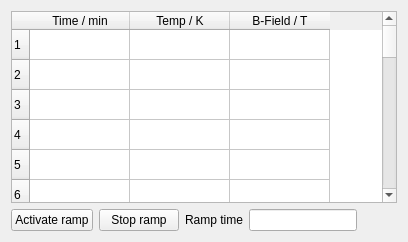
      <widget class="QWidget" name="temp_ramp_tab">
       <attribute name="title">
        <string>Ramps</string>
       </attribute>
       <layout class="QVBoxLayout" name="verticalLayout_5">
        <item>
         <layout class="QVBoxLayout" name="verticalLayout_4">
          <item>
           <widget class="QTableWidget" name="ramp_table">
            <property name="rowCount">
             <number>26</number>
            </property>
            <property name="columnCount">
             <number>3</number>
            </property>
            <row/>
            <row/>
            <row/>
            <row/>
            <row/>
            <row/>
            <row/>
            <row/>
            <row/>
            <row/>
            <row/>
            <row/>
            <row/>
            <row/>
            <row/>
            <row/>
            <row/>
            <row/>
            <row/>
            <row/>
            <row/>
            <row/>
            <row/>
            <row/>
            <row/>
            <row/>
            <column>
             <property name="text">
              <string>Time / min</string>
             </property>
            </column>
            <column>
             <property name="text">
              <string>Temp / K</string>
             </property>
            </column>
            <column>
             <property name="text">
              <string>B-Field / T</string>
             </property>
            </column>
           </widget>
          </item>
          <item>
           <layout class="QHBoxLayout" name="horizontalLayout_5">
            <item>
             <widget class="QPushButton" name="activate_ramp_button">
              <property name="text">
               <string>Activate ramp</string>
              </property>
             </widget>
            </item>
            <item>
             <widget class="QPushButton" name="stop_ramp_button">
              <property name="text">
               <string>Stop ramp</string>
              </property>
             </widget>
            </item>
            <item>
             <layout class="QHBoxLayout" name="horizontalLayout_3">
              <item>
               <widget class="QLabel" name="label">
                <property name="text">
                 <string>Ramp time</string>
                </property>
               </widget>
              </item>
              <item>
               <widget class="QLineEdit" name="ramp_time_show">
                <property name="enabled">
                 <bool>true</bool>
                </property>
                <property name="cursor">
                 <cursorShape>ArrowCursor</cursorShape>
                </property>
                <property name="readOnly">
                 <bool>true</bool>
                </property>
               </widget>
              </item>
             </layout>
            </item>
            <item>
             <spacer name="horizontalSpacer">
              <property name="orientation">
               <enum>Qt::Horizontal</enum>
              </property>
              <property name="sizeHint" stdset="0">
               <size>
                <width>40</width>
                <height>20</height>
               </size>
              </property>
             </spacer>
            </item>
           </layout>
          </item>
         </layout>
        </item>
       </layout>
      </widget>
